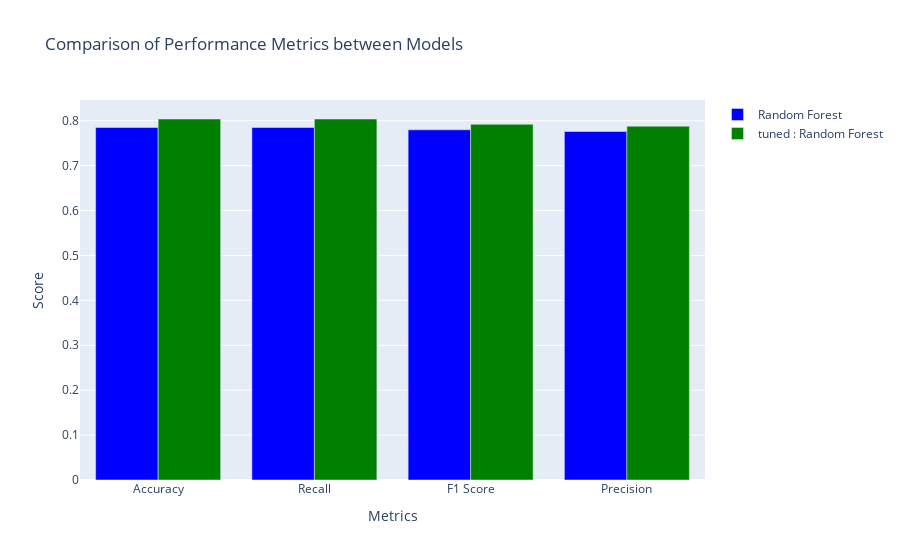

Notebook source saved alongside this figure:
### Code cell
#Barplot comparing metrics before and after tuning for Random Forest
mdls = ['Random Forest', 'tuned : Random Forest']
metrics = list(sc_methods[models[0]].keys())
colors = {'Random Forest': 'blue', 'tuned : Random Forest': 'green'}

t = []
for m in mdls:
    val = [sc_methods[m][metric] for metric in metrics]
    trace = go.Bar(x=metrics, y=val, name=m,marker=dict(color=colors[m]) )
    t.append(trace)

lay = go.Layout(
    title='Comparison of Performance Metrics between Models',
    xaxis=dict(title='Metrics'),
    yaxis=dict(title='Score'),
    barmode='group'
)

fig = go.Figure(data=t, layout=lay)
pyo.plot(fig, filename='RF.html', auto_open=False)
fig.show()

### Figure 1 — Plotly figure (JSON) as saved in the notebook; plotly's stock layout.template omitted (floating-point values rounded to 4 significant figures)
{"data": [{"marker": {"color": "blue"}, "name": "Random Forest", "type": "bar", "x": ["Accuracy", "Recall", "F1 Score", "Precision"], "y": [0.7849, 0.7849, 0.7798, 0.776]}, {"marker": {"color": "green"}, "name": "tuned : Random Forest", "type": "bar", "x": ["Accuracy", "Recall", "F1 Score", "Precision"], "y": [0.8038, 0.8038, 0.792, 0.7879]}], "layout": {"barmode": "group", "title": {"text": "Comparison of Performance Metrics between Models"}, "xaxis": {"title": {"text": "Metrics"}}, "yaxis": {"title": {"text": "Score"}}}}
